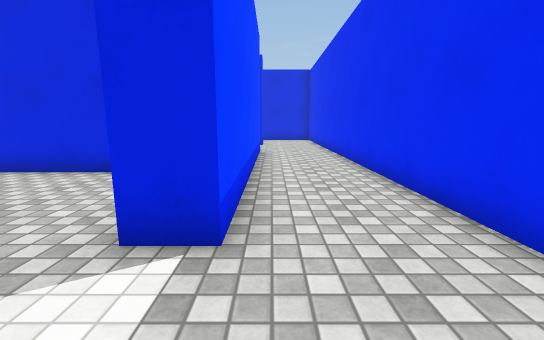
view 1 (above)

24 first-person views from a walk through a scene from a Unity 3-D project. The camera is 1.2 m above the floor, tilts 10° down and sees 90° across. The floor is counted in squares, 1 m on a side. Each view is taken from the middle of a square. On the plan, view 1 faces up. The plan holds only what a view shows up to about 13 squares ahead; the rest is blank. The place goes on beyond the plan. Surface patterns are stand-ins for the level's own textures.

view 2
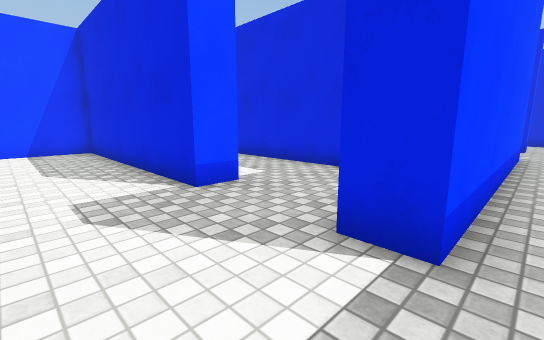

view 3
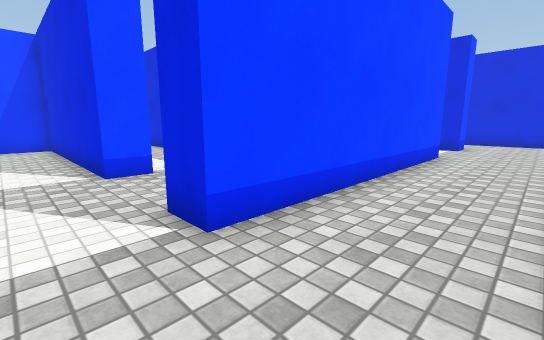

view 4
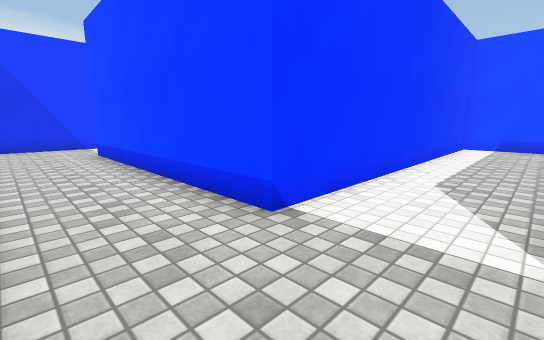

view 5
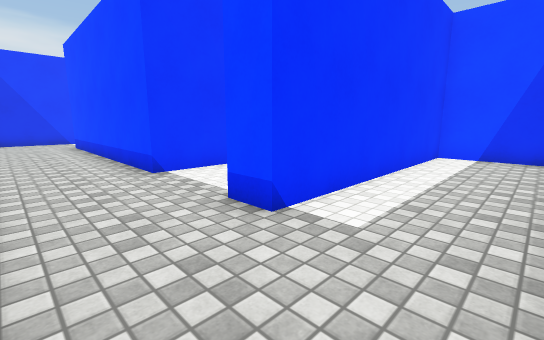

view 6
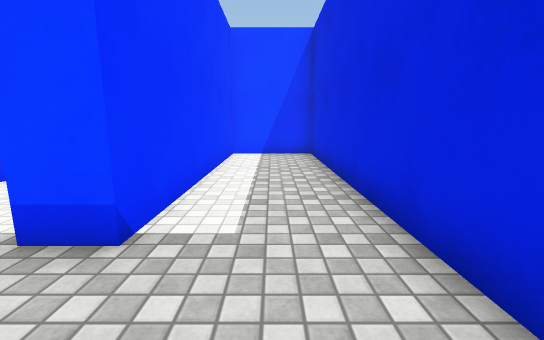

view 7
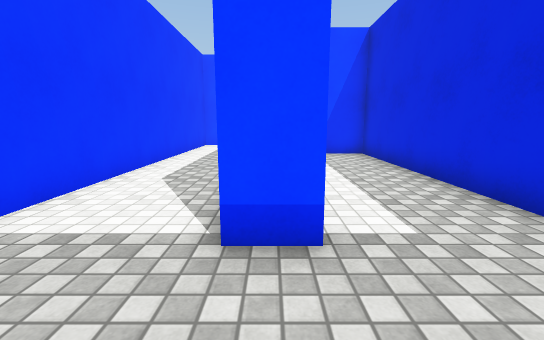

view 8
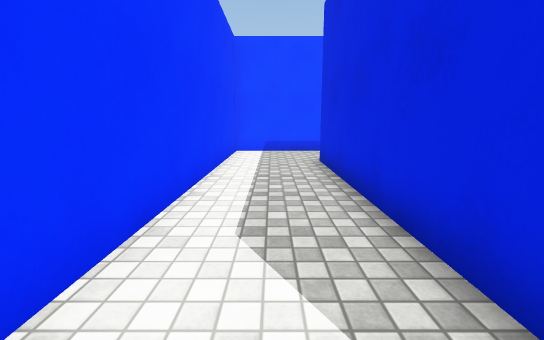

view 9
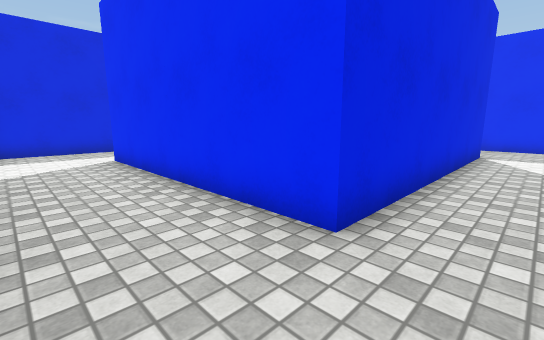

view 10
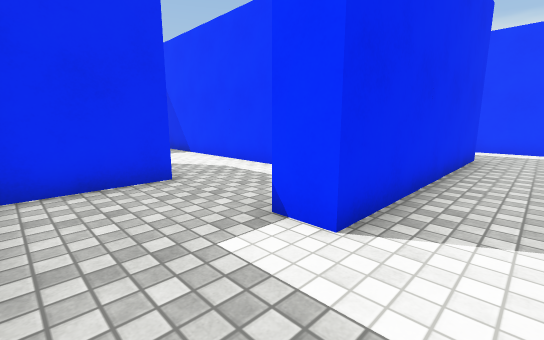

view 11
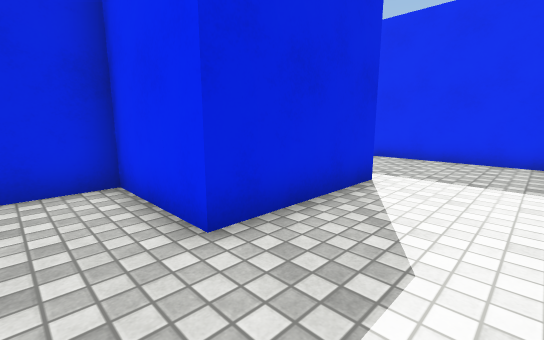

view 12
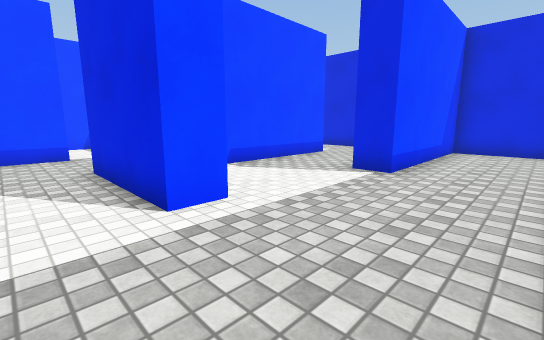

view 13
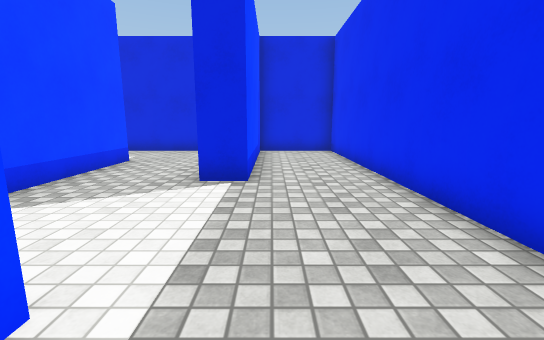

view 14
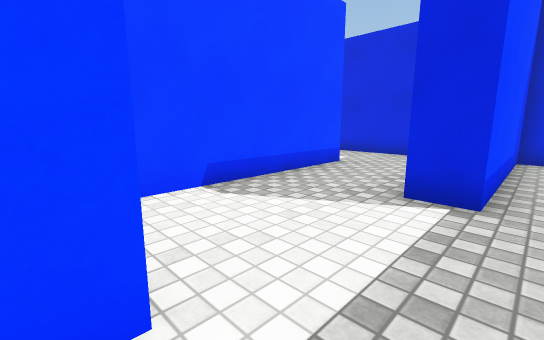

view 15
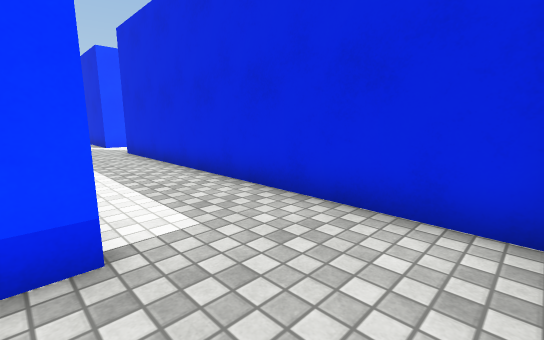

view 16
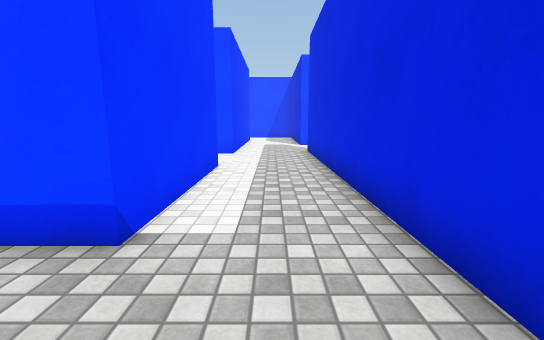

view 17
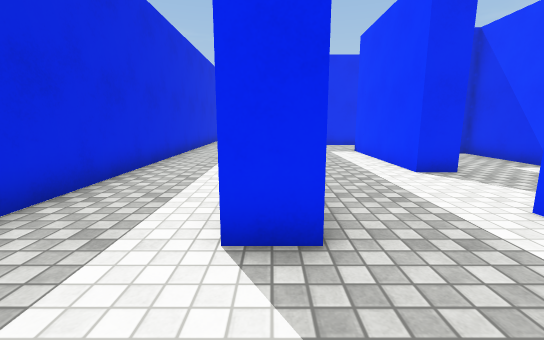

view 18
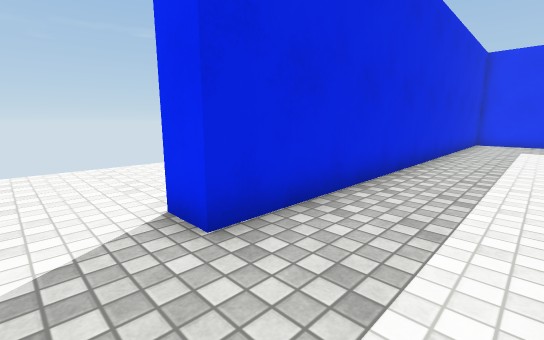

view 19
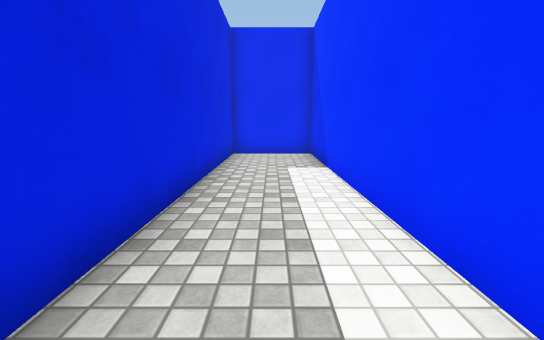

view 20
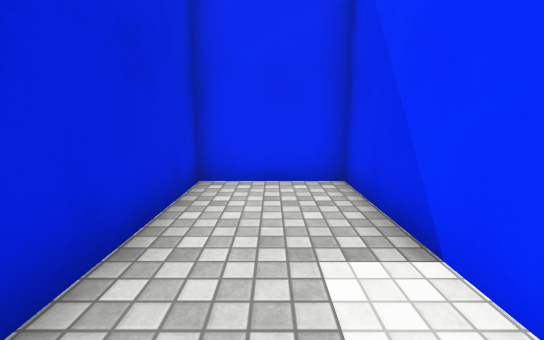

view 21
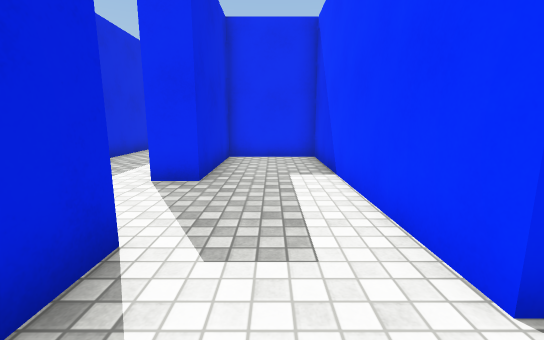

view 22
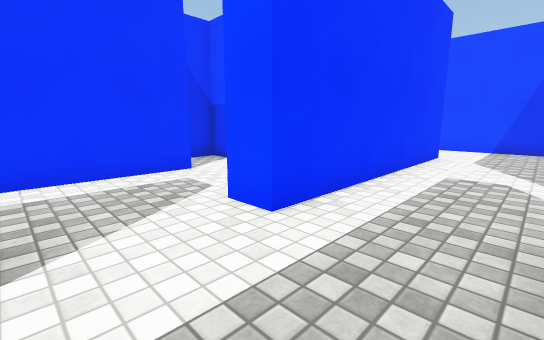

view 23
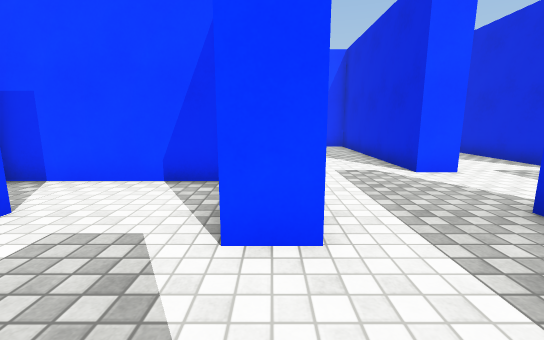

view 24
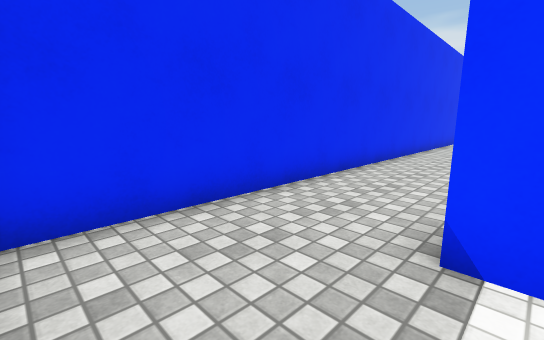

### Floor plan
Points are (right, up) in squares from view 1. A wall is a line through its corners. A room is listed if a view was taken in it or the views show most of it. See-through windows are left out.
Room 1 (views 1, 2, 3, 4, 5, 6, 7, 8, 9, 10, 11, 12, 13, 14, 15, 16, 17, 18, 19, 20, 21, 22, 23, 24)
walls: (-5.5, 19.5) (1.1, 19.5); (-12.5, 15.1) (-12.5, 11.5) (-0.5, 11.5) (-0.5, 2.5) (-1.5, 2.5); (2, 18.5) (-8.5, 18.5) (-8.5, 15.5) (-0.5, 15.5) (-0.5, 14.5) (-9.5, 14.5) (-9.5, 22.5) (-8.5, 22.5) (-8.5, 21); (-1.5, 23.6) (-1.5, 22.5) (-5.5, 22.5) (-5.5, 25.5) (-7.1, 25.5); (2.5, 19.9) (2.5, 33.5) (-0.5, 33.5) (-0.5, 27.5) (-1.5, 27.5); (-3.9, 6.5) (-8.4, 6.5); (-8.6, 25.5) (-12, 25.5); (-12.5, 24) (-12.5, 23); (-10.8, 6.5) (-11.2, 6.5); (-4.5, 3.6) (-4.5, 2.5) (-12.5, 2.5) (-12.5, 0); (-13.6, 26.5) (-5.5, 26.5) (-5.5, 29.5) (-9.5, 29.5) (-9.5, 30.5) (-4.5, 30.5) (-4.5, 24.5); (-15.5, 29) (-15.5, 24.5) (-14.5, 24.5); (2.5, 2.2) (2.5, 18.1); (-1.2, -0.5) (2, -0.5); (-1.9, 33.5) (-13.5, 33.5) (-13.5, 34.5); (-6.8, 34.5) (2.5, 34.5) (2.5, 37.5) (-13.5, 37.5) (-13.5, 38.5); (-20.6, 30.5) (-12.5, 30.5) (-12.5, 29.5) (-13.6, 29.5); (-16.5, 34.6) (-16.5, 33.5) (-23.1, 33.5); (-17.5, 37.5) (-20.9, 37.5); (-23.5, 33.1) (-23.5, 29.8)

Positions as (right, up) in squares from view 1, and headings:
1: (0, 0), facing up
2: (0, 0), facing up-left
3: (2, 1), facing up-left
4: (2, 14), facing down-left
5: (2, 18), facing down-left
6: (2, 17), facing left
7: (2, 15), facing left
8: (-1, 13), facing left
9: (-12, 13), facing up-right
10: (-11, 25), facing down-right
11: (-7, 20), facing up-right
12: (2, 21), facing up-left
13: (0, 22), facing up
14: (0, 23), facing up-left
15: (-2, 30), facing up-left
16: (-2, 32), facing left
17: (-16, 34), facing right
18: (-15, 35), facing up-right
19: (-8, 36), facing right
20: (-3, 36), facing right
21: (-15, 28), facing right
22: (-10, 33), facing down-left
23: (-10, 30), facing left
24: (-1, 18), facing down-right
